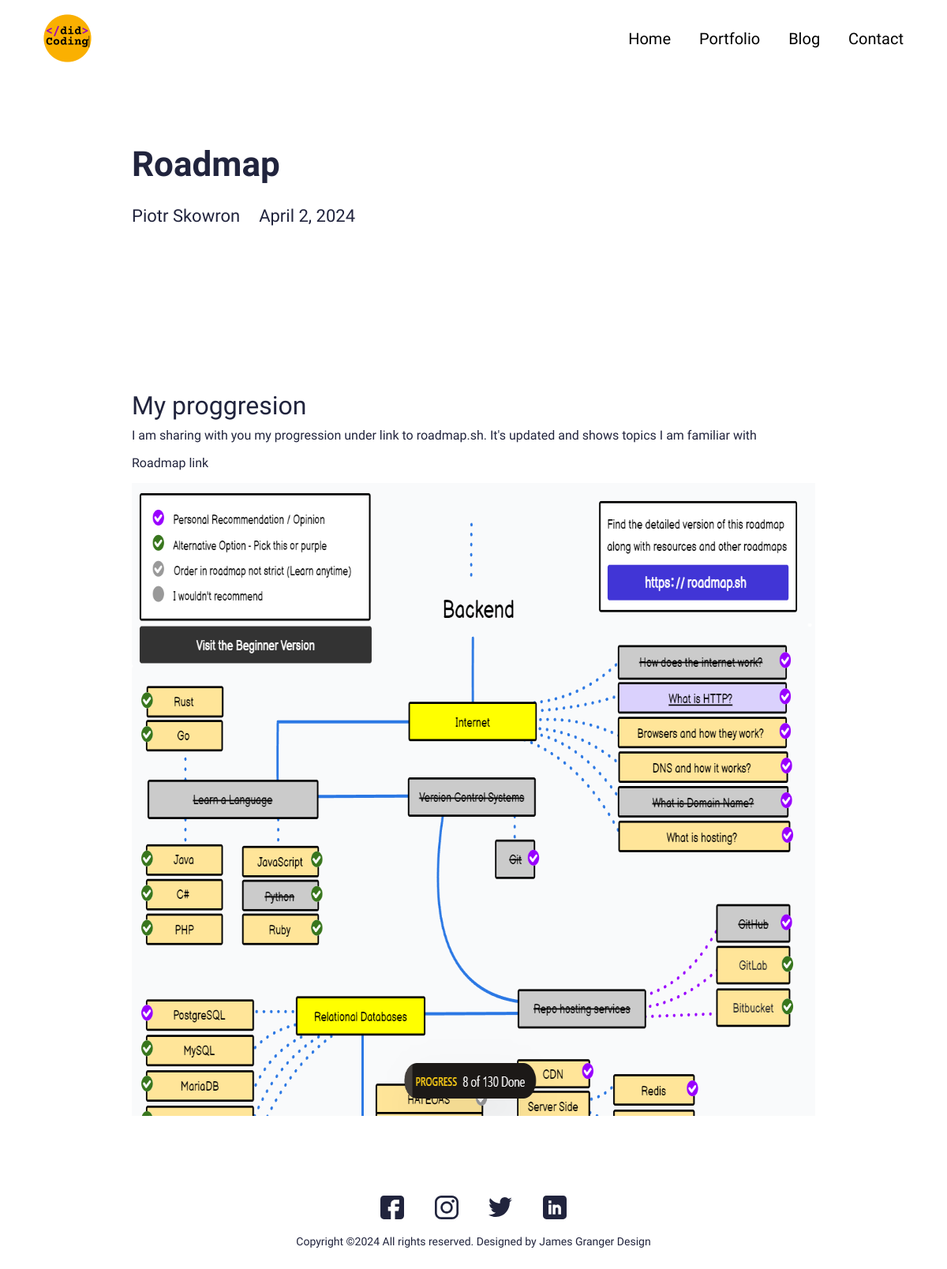
The app's page /blog/roadmap with its own data.
### main/models.py (models this page shows, shortened)
class Blog(models.Model):
    timestamp = models.DateTimeField(auto_now_add=True)
    author = models.CharField(max_length=200, blank=True, null=True)
    name = models.CharField(max_length=200, blank=True, null=True)
    description = models.CharField(max_length=500, blank=True, null=True)
    body = RichTextField(blank=True, null=True)
    slug = models.SlugField(null=True, blank=True)
    image = models.ImageField(blank=True, null=True, upload_to="blog")
    is_active = models.BooleanField(default=True)
    class Meta:
        verbose_name_plural = "Blog Profiles"
        verbose_name = "Blog"
        ordering = ["timestamp"]

### main/views.py (the view)
# urls.py: path('blog/<slug:slug>', views.BlogDetailView.as_view(), name="blog"),
class BlogDetailView(generic.DetailView):
    model = Blog
    template_name = "main/blog-detail.html"

### virtual_resume/context_processors.py (called while the page is built)
def project_context(request):
    context = {
        'me': User.objects.first(),
    }
    return context

### main/templates/main/blog-detail.html (shortened to what this page needs)
{% extends 'main/base.html' %}
{% load static %}
{% block content %}
<section>
  <div class="innerPageBannerCol">
    <div class="container">
      <div class="row g-4 g-md-3  align-items-center">
        <div class="col-md-6">
          <div class="bannerContent">
            <h1 class="xlTitle pb-md-3">{{object.name|title}}</h1>
          </div>
        </div>
      </div>
      <div class="row">
        <div class="col-md-auto">
          <div class="authorCol">
            <h4 class="smTitle pb-3">{{object.author|title}}</h4>
          </div>
        </div>
        <div class="col-md">
          <h4 class="smTitle pb-3">{{object.timestamp.date}}</h4>
        </div>
      </div>
    </div>
  </div>
</section>
<section>
  <div class="sectionSpaceSm">
    <div class="container">
      {{object.body|safe}}
    </div>
  </div>
</section>
{% endblock %}

### static/css/style.css (style rules this page uses)
:root { --primaryColor: #9C07B6; --primaryDarkColor: #3D0048; --primaryHoverColor: #900AA8; --secondaryColor: #F9B000; --baseColor: #21243D; --baseFont: 'Heebo', sans-serif; --titleFont: 'Courier Prime', monospace; --regular: 400; --medium: 500; --bold: 700; --black: 900; --lightBg: #F1F1F1; }
html { scroll-behavior: smooth; }
body { font-family: var(--baseFont); color: var(--baseColor); line-height: normal; }
img { max-width: 100%; }
a { color: inherit; }
a, .btn { -webkit-transition: all 300ms ease-in-out 0s; -o-transition: all 300ms ease-in-out 0s; transition: all 300ms ease-in-out 0s; text-decoration: none; }
.xlTitle { font-size: 44px; line-height: 1.3; font-weight: var(--bold); font-family: var(--titleFont) }
.smTitle { font-size: 22px; line-height: normal; font-weight: var(--regular); font-family: var(--titleFont) }
.sectionSpaceSm { padding: 35px 0; }
.innerPageBannerCol { padding: 180px 0 150px; }
@media (min-width:992px) { .container, .container-lg, .container-md, .container-sm, .container-xl, .container-xxl { max-width: 890px; } }

### records on screen
Blog: name "Roadmap", author "Piotr Skowron", timestamp "April 2, 2024", body "My proggresion I am sharing with you my progression under link to roadmap.sh. It's updated and shows topics I am familiar with Roadmap link", body (picture)
